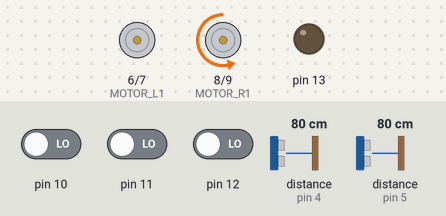
Simulated run of this sketch. Board: Arduino Uno, built with avr-gcc and run on an emulated ATmega328P. Parts: motor-driver pin pairs drawn as motors (green arrow = first pin HIGH = forward, orange = second pin HIGH = backward, longer = more drive), output pins drawn as LEDs (lit = HIGH). Wiring (inferred from the names in the program): 2 × ultrasonic range finder: trigger pin 2, echo pin 4 / trigger pin 3, echo pin 5. Inputs (shaded band) come from the test bench; at power-on: pin 10 LOW, pin 11 LOW, pin 12 LOW, distance to the obstacle (sensors on pin 4, pin 5) 80 cm. The echo pulse lasts 58.3 µs per cm; pins used as bus, display or sensor lines are not drawn.

Above: at 7.9 s.
8.0 s: pin 10 driven HIGH
At 8.5 s:
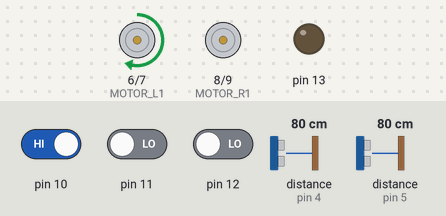
9.5 s: pin 11 driven HIGH
At 10.7 s:
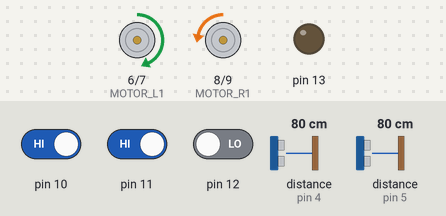
11.0 s: pin 12 driven HIGH
At 12.0 s:
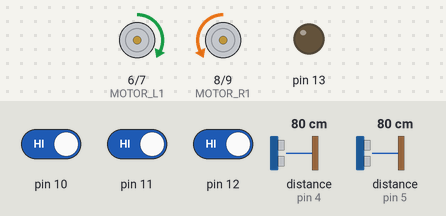
Timing chart, 0 to 14.0 s (numbered marks = the images above; inputs shaded):
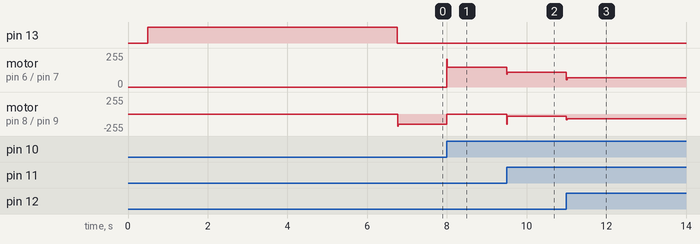

Measured:
- after the input at 8.0 s, motor on pin 6 (MOTOR_L1) / pin 7 (MOTOR_L2): stopped → forward 150/255 at once; motor on pin 8 (MOTOR_R1) / pin 9 (MOTOR_R2): backward 150/255 → stopped at once
- after the input at 9.5 s, motor on pin 6 (MOTOR_L1) / pin 7 (MOTOR_L2): forward 150/255 → forward 110/255 at once; motor on pin 8 (MOTOR_R1) / pin 9 (MOTOR_R2): stopped → backward 30/255 at once
- after the input at 11.0 s, motor on pin 6 (MOTOR_L1) / pin 7 (MOTOR_L2): forward 110/255 → forward 70/255 at once; motor on pin 8 (MOTOR_R1) / pin 9 (MOTOR_R2): backward 30/255 → backward 70/255 at once

The sketch:

V2.ino
```cpp
//Cod pentru Hackathonul FIMM(V0.1)
//Programator: https://github.com/Comradewall
//Beta subject to changes

//Define statements for constants(e.g. pin numbers, speed of sound, etc.)

#include <QTRSensors.h>
QTRSensors qtr;

const uint8_t SensorCount = 3;
uint16_t sensorValues[SensorCount];


#define Trig_1  2
#define Trig_2  3
#define Echo_1  4
#define Echo_2  5
#define MOTOR_L1  6
#define MOTOR_L2  7
#define MOTOR_R1  8
#define MOTOR_R2  9

const int Kd = 3;
const int Kp = 8;
const int PozRef = 10;
const int viteza_croaziera = 70;

float Position;
int eroare;
int eroare_ant;
int derivativ;
int commanda;

int vitezaMS;
int vitezaMD;

float LowerLimit = 0;
float HigherLimit = 20;

#define SpeedOfSound 0.034

void setup() {

  Serial.begin(9600);

  //Initialize Pins for use:

  pinMode(Trig_1, OUTPUT);
  pinMode(Trig_2, OUTPUT);
  pinMode(Echo_1, INPUT);
  pinMode(Echo_2, INPUT);
  pinMode(MOTOR_L1, OUTPUT);
  pinMode(MOTOR_L2, OUTPUT);
  pinMode(MOTOR_R1, OUTPUT);
  pinMode(MOTOR_R2, OUTPUT);

  //Init Sensors
  qtr.setTypeRC();
  qtr.setSensorPins((const uint8_t[]){12,11,10}, SensorCount);

  delay(500);

  Calibration(250);

}

void loop() {

  float UltrasonicSensorOutput = DistanceRelativeToCenter();
  float ReflactanceArray = QTRSensorRead();

  // If else loop that refuses to work goes here

  Position = ReflactanceArray;

  eroare = PozRef - Position;
  derivativ = eroare - eroare_ant;
  commanda = Kp * eroare + Kd * derivativ;

  vitezaMS = viteza_croaziera + commanda;
  vitezaMD = viteza_croaziera - commanda;

  vitezaMS = (vitezaMS > 255) ? 255 : ((vitezaMS < -255) ? -255 : vitezaMS);
  vitezaMD = (vitezaMD > 255) ? 255 : ((vitezaMD < -255) ? -255 : vitezaMD);

  go(vitezaMS,vitezaMD);
  eroare_ant = eroare;

  //Serial.println(Position);

}
float DistanceRelativeToCenter() {

  int duration;
  int Distance_L;
  float RelativePosition;
  int Distance_R;

  //Reset Trig Pin
  digitalWrite(Trig_1, LOW);
  delayMicroseconds(2);
  // Sets the trigPin on HIGH state for 10 micro seconds
  digitalWrite(Trig_1, HIGH);
  delayMicroseconds(10);
  digitalWrite(Trig_1, LOW);
  // Reads the echoPin, returns the sound wave travel time in microseconds
  duration = pulseIn(Echo_1, HIGH);
  // Calculating the distance (cm)
  Distance_L = duration * SpeedOfSound / 2;

  digitalWrite(Trig_2, LOW);
  delayMicroseconds(2);
  digitalWrite(Trig_2, HIGH);
  delayMicroseconds(10);
  digitalWrite(Trig_2, LOW);
  duration = pulseIn(Echo_2, HIGH);
  Distance_R = duration * SpeedOfSound / 2;

  RelativePosition = float(Distance_L) / float(Distance_R);

  //Serial.println(RelativePosition);
  RelativePosition = RelativePosition * 10.00;
  return RelativePosition;

}

float QTRSensorRead() {

  uint16_t position = qtr.readLineBlack(sensorValues)/100;

  return position;

}

void go(int SpeedLeft, int SpeedRight) {
  if (SpeedLeft > 0) {
    analogWrite(MOTOR_R2, SpeedLeft);
    analogWrite(MOTOR_R1, 0);
  }
  else {
    analogWrite(MOTOR_R2, 0);
    analogWrite(MOTOR_R1, -SpeedLeft);
  }

  if (SpeedRight > 0) {
    analogWrite(MOTOR_L1, SpeedRight);
    analogWrite(MOTOR_L2, 0);
  }
  else {
    analogWrite(MOTOR_L1, 0);
    analogWrite(MOTOR_L2, -SpeedRight);
  }
}

void Calibration(int Passes) {
  pinMode(13, OUTPUT);
  digitalWrite(13, HIGH);     // Calibration LED

  for (uint16_t i = 0; i < Passes; i++) {
      qtr.calibrate();
  }

  digitalWrite(13, LOW); //Finn Cal.
}
```
